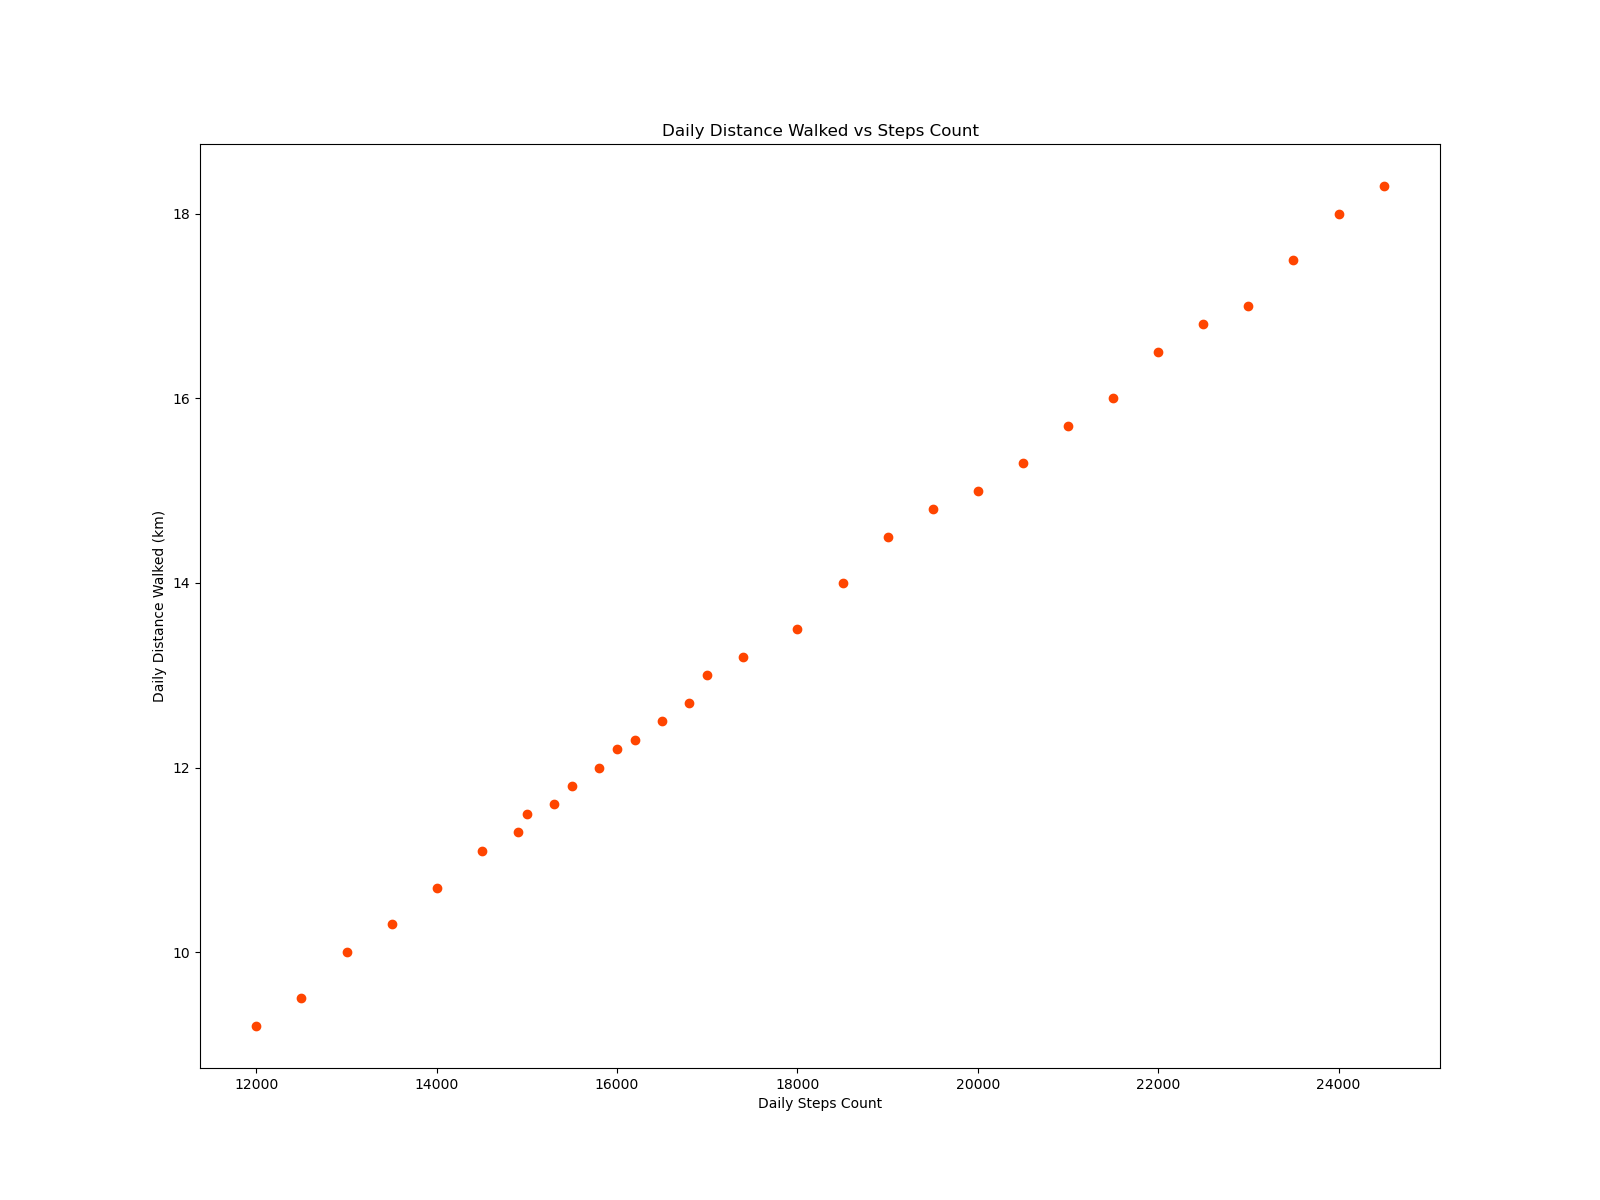

Python code for this plot:

import matplotlib.pyplot as plt

# Define the data for the scatterplot
days = list(range(1, 32))
steps = [12000, 13000, 12500, 14000, 14500, 13500, 15000, 15500, 16000, 16200,
         15800, 15300, 14900, 16500, 16800, 17000, 17400, 18000, 18500, 19000,
         19500, 20000, 20500, 21000, 21500, 22000, 22500, 23000, 23500, 24000, 24500]
distance = [9.2, 10.0, 9.5, 10.7, 11.1, 10.3, 11.5, 11.8, 12.2, 12.3,
            12.0, 11.6, 11.3, 12.5, 12.7, 13.0, 13.2, 13.5, 14.0, 14.5,
            14.8, 15.0, 15.3, 15.7, 16.0, 16.5, 16.8, 17.0, 17.5, 18.0, 18.3]

# Create the scatterplot
plt.figure(figsize=(16, 12))
plt.scatter(steps, distance, color='#FF4500')  # Modify the color scheme using a specific color code

# Apply labels and a title to the scatterplot
plt.xlabel('Daily Steps Count')
plt.ylabel('Daily Distance Walked (km)')
plt.title('Daily Distance Walked vs Steps Count')

# Display the scatterplot
plt.show()
